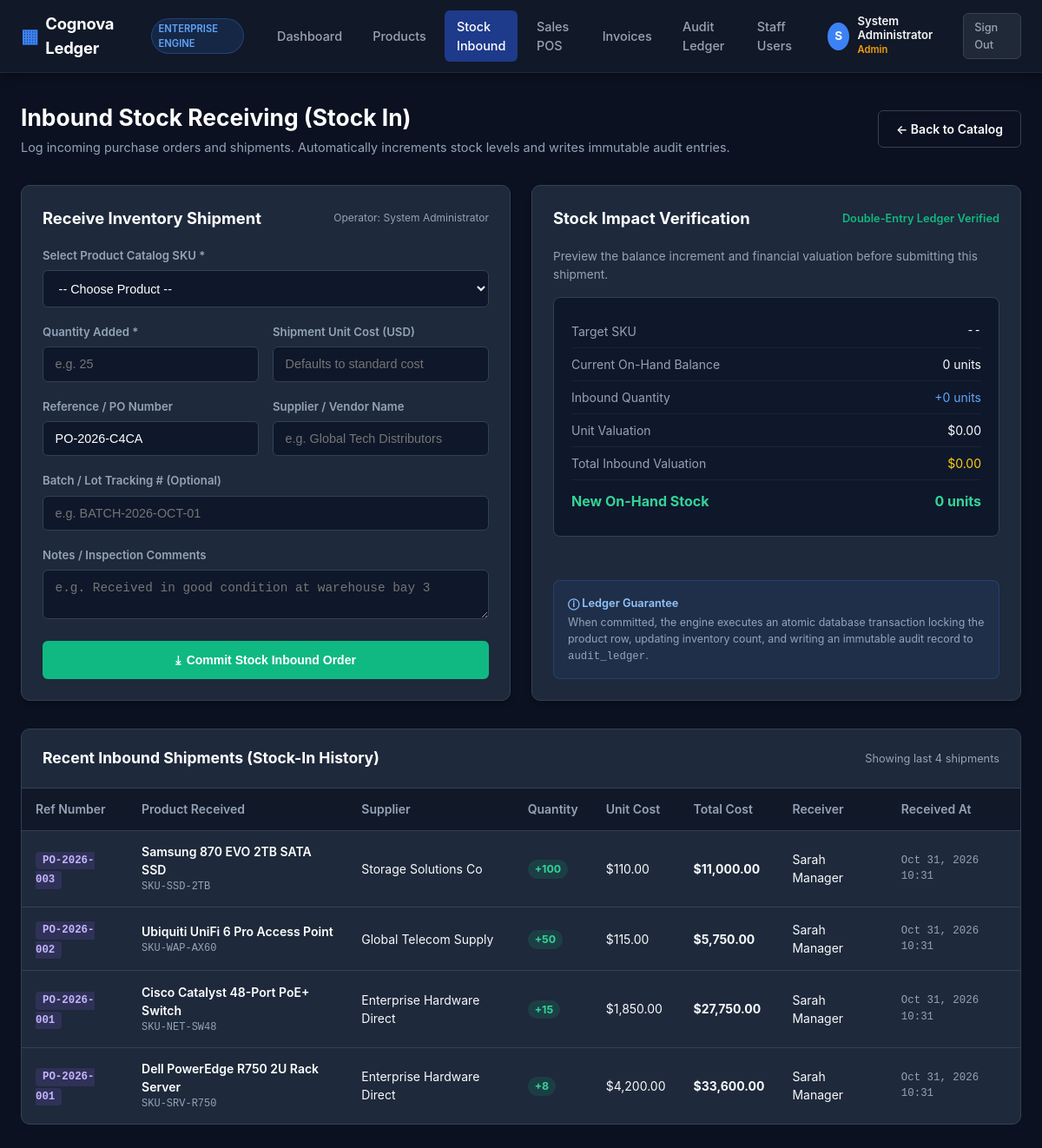
/inventory/stock-in.php (signed in), run on the app's committed database.
### tables this page shows
CREATE TABLE stock_inbound (
    id INT UNSIGNED AUTO_INCREMENT PRIMARY KEY,
    product_id INT UNSIGNED NOT NULL,
    user_id INT UNSIGNED NOT NULL,
    reference_no VARCHAR(100) NOT NULL,
    supplier_name VARCHAR(150) NULL,
    quantity INT NOT NULL,
    unit_cost DECIMAL(12, 4) NOT NULL,
    total_cost DECIMAL(12, 4) NOT NULL,
    batch_no VARCHAR(100) NULL,
    received_at TIMESTAMP NOT NULL DEFAULT CURRENT_TIMESTAMP,
    notes TEXT NULL,
    created_at TIMESTAMP NOT NULL DEFAULT CURRENT_TIMESTAMP,
    updated_at TIMESTAMP NOT NULL DEFAULT CURRENT_TIMESTAMP ON UPDATE CURRENT_TIMESTAMP,
    CONSTRAINT fk_stock_inbound_product FOREIGN KEY (product_id) REFERENCES products(id) ON UPDATE CASCADE ON DELETE RESTRICT,
    CONSTRAINT fk_stock_inbound_user FOREIGN KEY (user_id) REFERENCES users(id) ON UPDATE CASCADE ON DELETE RESTRICT,
    INDEX idx_stock_inbound_product_id (product_id),
    INDEX idx_stock_inbound_user_id (user_id),
    INDEX idx_stock_inbound_reference_no (reference_no),
    INDEX idx_stock_inbound_received_at (received_at),
    INDEX idx_stock_inbound_created_at (created_at)
);

CREATE TABLE products (
    id INT UNSIGNED AUTO_INCREMENT PRIMARY KEY,
    sku VARCHAR(64) NOT NULL UNIQUE,
    name VARCHAR(255) NOT NULL,
    description TEXT NULL,
    unit_cost DECIMAL(12, 4) NOT NULL DEFAULT 0.0000,
    selling_price DECIMAL(12, 4) NOT NULL DEFAULT 0.0000,
    stock_quantity INT NOT NULL DEFAULT 0,
    reorder_level INT NOT NULL DEFAULT 10,
    status ENUM('active', 'inactive', 'archived') NOT NULL DEFAULT 'active',
    created_at TIMESTAMP NOT NULL DEFAULT CURRENT_TIMESTAMP,
    updated_at TIMESTAMP NOT NULL DEFAULT CURRENT_TIMESTAMP ON UPDATE CURRENT_TIMESTAMP,
    INDEX idx_products_sku (sku),
    INDEX idx_products_name (name),
    INDEX idx_products_stock_quantity (stock_quantity),
    INDEX idx_products_status (status),
    INDEX idx_products_created_at (created_at)
);

CREATE TABLE users (
    id INT UNSIGNED AUTO_INCREMENT PRIMARY KEY,
    role_id INT UNSIGNED NOT NULL,
    name VARCHAR(100) NOT NULL,
    email VARCHAR(150) NOT NULL UNIQUE,
    password VARCHAR(255) NOT NULL,
    status ENUM('active', 'inactive', 'suspended') NOT NULL DEFAULT 'active',
    created_at TIMESTAMP NOT NULL DEFAULT CURRENT_TIMESTAMP,
    updated_at TIMESTAMP NOT NULL DEFAULT CURRENT_TIMESTAMP ON UPDATE CURRENT_TIMESTAMP,
    CONSTRAINT fk_users_role FOREIGN KEY (role_id) REFERENCES roles(id) ON UPDATE CASCADE ON DELETE RESTRICT,
    INDEX idx_users_role_id (role_id),
    INDEX idx_users_email (email),
    INDEX idx_users_status (status),
    INDEX idx_users_created_at (created_at)
);

### src/Middleware/AuthMiddleware.php (called while the page is built, shortened)
<?php
class AuthMiddleware
{
    public static function currentUser(): ?array
    {
        return $_SESSION['user'] ?? null;
    }
}

### includes/auth.php (called while the page is built, shortened)
<?php
if (!function_exists('currentUser')) {
    function currentUser(): ?array {
        return AuthMiddleware::currentUser();
    }
}

### src/Services/InventoryService.php (called while the page is built, shortened)
<?php
class InventoryService
{
    public function getInboundHistory(int $limit = 50, ?int $productId = null): array
    {
        $pdo = Database::getConnection();
        $sql = '
            SELECT
                si.id,
                si.reference_no,
                si.supplier_name,
                si.quantity,
                si.unit_cost,
                si.total_cost,
                si.batch_no,
                si.received_at,
                si.notes,
                p.id AS product_id,
                p.sku AS product_sku,
                p.name AS product_name,
                u.id AS user_id,
                u.name AS receiver_name,
                u.email AS receiver_email
            FROM stock_inbound si
            INNER JOIN products p ON si.product_id = p.id
            INNER JOIN users u ON si.user_id = u.id
        ';
        $params = [];
        $sql .= ' ORDER BY si.received_at DESC, si.id DESC LIMIT ' . (int)$limit;
        $stmt = $pdo->prepare($sql);
        $stmt->execute($params);
        return $stmt->fetchAll();
    }
}

### public/inventory/stock-in.php (the view, shortened to what this page needs)
<?php
require_once __DIR__ . '/../../includes/auth.php';
$inventoryService = new InventoryService();
$currentUser = currentUser();
$recentInbounds = $inventoryService->getInboundHistory(15);
?>
<!DOCTYPE html>
<html lang="en">
<head>
</head>
<body>
<?php include __DIR__ . '/../../includes/nav.php'; ?>
<div class="page-container">
    <div class="page-header">
        <div class="page-title">
            <h1>Inbound Stock Receiving (Stock In)</h1>
            <p>Log incoming purchase orders and shipments. Automatically increments stock levels and writes immutable audit entries.</p>
        </div>
        <a href="/inventory/index.php" class="btn btn-outline">
            &larr; Back to Catalog
        </a>
    </div>
    <div class="layout-grid">
        <div class="card">
            <div class="card-title">
                <span>Receive Inventory Shipment</span>
                <span style="font-size: 0.75rem; font-weight: normal; color: var(--text-muted);">Operator: <?= htmlspecialchars($currentUser['name']) ?></span>
            </div>
            <form action="/inventory/stock-in.php" method="POST" id="stockInForm">
                <div class="form-group">
                    <label for="productSelect">Select Product Catalog SKU *</label>
                    <select name="product_id" id="productSelect" class="form-control" required onchange="handleProductChange()">
                        <option value="">-- Choose Product --</option>
                    </select>
                </div>
                <div style="display: grid; grid-template-columns: 1fr 1fr; gap: 1rem;">
                    <div class="form-group">
                        <label for="quantityInput">Quantity Added *</label>
                        <input
                            type="number"
                            name="quantity"
                            id="quantityInput"
                            class="form-control"
                            min="1"
                            required
                            placeholder="e.g. 25"
                            oninput="updateCalculation()"
                        >
                    </div>
                    <div class="form-group">
                        <label for="unitCostInput">Shipment Unit Cost (USD)</label>
                        <input
                            type="number"
                            step="0.0001"
                            min="0"
                            name="unit_cost"
                            id="unitCostInput"
                            class="form-control"
                            placeholder="Defaults to standard cost"
                            oninput="updateCalculation()"
                        >
                    </div>
                </div>
                <div style="display: grid; grid-template-columns: 1fr 1fr; gap: 1rem;">
                    <div class="form-group">
                        <label for="referenceInput">Reference / PO Number</label>
                        <input
                            type="text"
                            name="reference_no"
                            id="referenceInput"
                            class="form-control"
                            placeholder="Auto-generated if empty"
                            value="PO-<?= date('Y') ?>-<?= strtoupper(substr(bin2hex(random_bytes(2)), 0, 4)) ?>"
                        >
                    </div>
                    <div class="form-group">
                        <label for="supplierInput">Supplier / Vendor Name</label>
                        <input
                            type="text"
                            name="supplier_name"
                            id="supplierInput"
                            class="form-control"
                            placeholder="e.g. Global Tech Distributors"
                        >
                    </div>
                </div>
                <div class="form-group">
                    <label for="batchInput">Batch / Lot Tracking # (Optional)</label>
                    <input
                        type="text"
                        name="batch_no"
                        id="batchInput"
                        class="form-control"
                        placeholder="e.g. BATCH-2026-OCT-01"
                    >
                </div>
                <div class="form-group">
                    <label for="notesInput">Notes / Inspection Comments</label>
                    <textarea
                        name="notes"
                        id="notesInput"
                        class="form-control"
                        rows="2"
                        placeholder="e.g. Received in good condition at warehouse bay 3"
                    ></textarea>
                </div>
                <button type="submit" class="btn btn-success" style="width: 100%; justify-content: center; padding: 0.85rem;">
                    <span>&#10515;</span> Commit Stock Inbound Order
                </button>
            </form>
        </div>
        <div class="card" style="display: flex; flex-direction: column; justify-content: space-between;">
            <div>
                <div class="card-title">
                    <span>Stock Impact Verification</span>
                    <span style="color: var(--success); font-size: 0.8rem; font-weight: 600;">Double-Entry Ledger Verified</span>
                </div>
                <p style="color: var(--text-muted); font-size: 0.85rem; margin-bottom: 1rem;">
                    Preview the balance increment and financial valuation before submitting this shipment.
                </p>
                <div class="preview-box">
                    <div class="preview-row">
                        <span style="color: var(--text-muted);">Target SKU</span>
                        <span class="mono" id="previewSku">--</span>
                    </div>
                    <div class="preview-row">
                        <span style="color: var(--text-muted);">Current On-Hand Balance</span>
                        <span id="previewCurrentStock">0 units</span>
                    </div>
                    <div class="preview-row">
                        <span style="color: var(--text-muted);">Inbound Quantity</span>
                        <span style="color: #60a5fa;" id="previewQuantity">+0 units</span>
                    </div>
                    <div class="preview-row">
                        <span style="color: var(--text-muted);">Unit Valuation</span>
                        <span id="previewUnitCost">$0.00</span>
                    </div>
                    <div class="preview-row">
                        <span style="color: var(--text-muted);">Total Inbound Valuation</span>
                        <span id="previewTotalValuation" style="color: #facc15;">$0.00</span>
                    </div>
                    <div class="preview-row">
                        <span>New On-Hand Stock</span>
                        <span id="previewNewStock">0 units</span>
                    </div>
                </div>
            </div>
            <div style="background: rgba(59, 130, 246, 0.08); border: 1px solid rgba(59, 130, 246, 0.2); border-radius: 8px; padding: 1rem; margin-top: 1.5rem;">
                <div style="font-size: 0.8rem; color: #93c5fd; font-weight: 600; margin-bottom: 0.25rem;">
                    &#9432; Ledger Guarantee
                </div>
                <div style="font-size: 0.775rem; color: var(--text-muted);">
                    When committed, the engine executes an atomic database transaction locking the product row, updating inventory count, and writing an immutable audit record to <span class="mono">audit_ledger</span>.
                </div>
            </div>
        </div>
    </div>
    <div class="table-card">
        <div style="padding: 1.25rem 1.5rem; border-bottom: 1px solid var(--border); display: flex; justify-content: space-between; align-items: center;">
            <h3 style="font-size: 1.1rem; color: #fff;">Recent Inbound Shipments (Stock-In History)</h3>
            <span style="color: var(--text-muted); font-size: 0.8rem;">Showing last <?= count($recentInbounds) ?> shipments</span>
        </div>
        <table>
            <thead>
                <tr>
                    <th>Ref Number</th>
                    <th>Product Received</th>
                    <th>Supplier</th>
                    <th>Quantity</th>
                    <th>Unit Cost</th>
                    <th>Total Cost</th>
                    <th>Receiver</th>
                    <th>Received At</th>
                </tr>
            </thead>
            <tbody>
                <?php if (empty($recentInbounds)): ?>
                    <tr>
                        <td colspan="8" style="text-align: center; padding: 2rem; color: var(--text-muted);">
                            No stock inbound orders recorded yet.
                        </td>
                    </tr>
                <?php else: ?>
                    <?php foreach ($recentInbounds as $inb): ?>
                        <tr>
                            <td>
                                <span class="badge-ref"><?= htmlspecialchars($inb['reference_no']) ?></span>
                            </td>
                            <td>
                                <div style="font-weight: 600; color: #fff;"><?= htmlspecialchars($inb['product_name']) ?></div>
                                <div class="mono" style="font-size: 0.75rem; color: #94a3b8;"><?= htmlspecialchars($inb['product_sku']) ?></div>
                            </td>
                            <td><?= htmlspecialchars($inb['supplier_name'] ?? '—') ?></td>
                            <td>
                                <span class="badge-qty">+<?= (int)$inb['quantity'] ?></span>
                            </td>
                            <td>$<?= number_format((float)$inb['unit_cost'], 2) ?></td>
                            <td><strong>$<?= number_format((float)$inb['total_cost'], 2) ?></strong></td>
                            <td><?= htmlspecialchars($inb['receiver_name']) ?></td>
                            <td class="mono" style="font-size: 0.775rem; color: var(--text-muted);">
                                <?= htmlspecialchars(date('M d, Y H:i', strtotime($inb['received_at']))) ?>
                            </td>
                        </tr>
                    <?php endforeach; ?>
                <?php endif; ?>
            </tbody>
        </table>
    </div>
</div>
</body>
</html>

### data on the page
stock_inbound: reference_no "PO-2026-003", product.name "Samsung 870 EVO 2TB SATA SSD", product.sku "SKU-SSD-2TB", supplier_name "Storage Solutions Co", quantity "100", unit_cost "110.00", total_cost "11,000.00", user.name "Sarah Manager", received_at "Oct 31, 2026 10:31"
stock_inbound: reference_no "PO-2026-002", product.name "Ubiquiti UniFi 6 Pro Access Point", product.sku "SKU-WAP-AX60", supplier_name "Global Telecom Supply", quantity "50", unit_cost "115.00", total_cost "5,750.00", user.name "Sarah Manager", received_at "Oct 31, 2026 10:31"
stock_inbound: reference_no "PO-2026-001", product.name "Cisco Catalyst 48-Port PoE+ Switch", product.sku "SKU-NET-SW48", supplier_name "Enterprise Hardware Direct", quantity "15", unit_cost "1,850.00", total_cost "27,750.00", user.name "Sarah Manager", received_at "Oct 31, 2026 10:31"
stock_inbound: reference_no "PO-2026-001", product.name "Dell PowerEdge R750 2U Rack Server", product.sku "SKU-SRV-R750", supplier_name "Enterprise Hardware Direct", quantity "8", unit_cost "4,200.00", total_cost "33,600.00", user.name "Sarah Manager", received_at "Oct 31, 2026 10:31"

### other printed values
substr($navUser['name'], 0, 1) "S"
$navUser['name'] "System Administrator"
$navUser['role'] "Admin"
$currentUser['name'] "System Administrator"
count($recentInbounds) "4"
